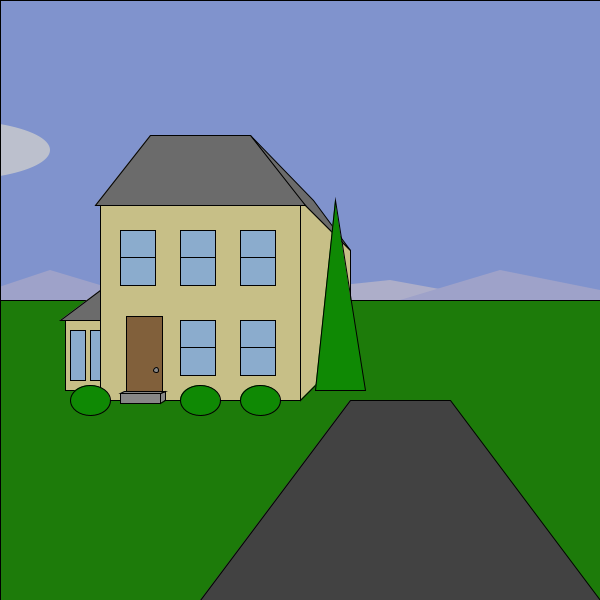
Frame 1 (no input)
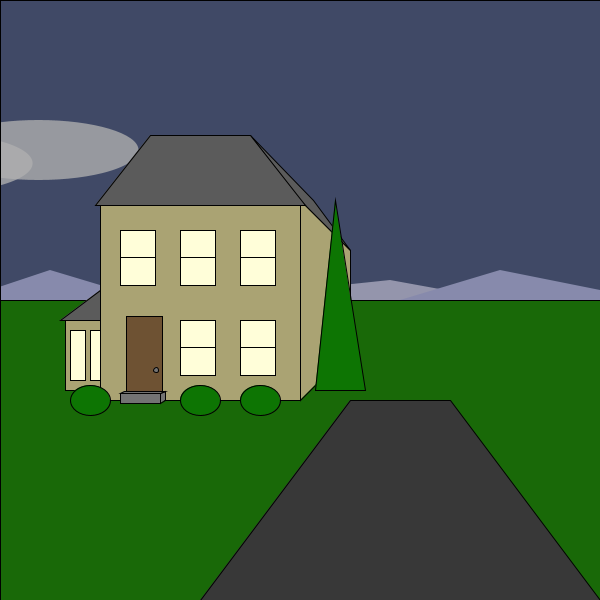
Frame 60 (the mouse pressed at the canvas centre just before this capture)
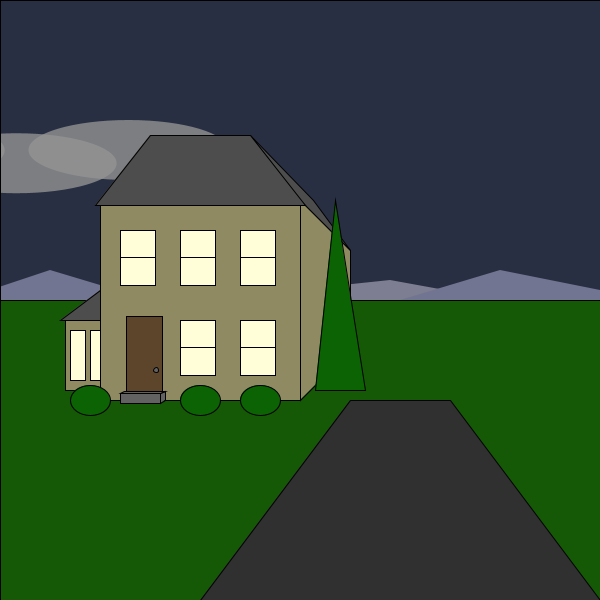
Frame 120 (the mouse held since frame 60 and released just before this capture)

The Processing sketch that drew these frames (run headless with seeded random() and noise(); from frame 60 on, the mouse is pressed at the canvas centre):

// Processing sketch: processing_131708
// ── processing_131708.pde

//created by Eric Morrison

Cloud cloud1, cloud2, cloud3, cloud4, cloud5, cloud6;

int ref;


void setup() {
  size(600, 600);
  frameRate(30);
  cloud1=new Cloud(-50, 1.5);
  cloud2=new Cloud(-150, 1.4);
  cloud3=new Cloud(-250, 1.3);
  cloud4=new Cloud(-350, 1.2);
  cloud5=new Cloud(-450, 1.1);
  cloud6=new Cloud(-550, 1);
}

void draw() {

  printMouse();
  //sky
  background(159, 183, 255);
  fill(0, 0, 0, transparency);
  rect(0, 0, width, 300);

  sun();

  //mountains
  noStroke();
  fill(#D7D9FA);
  triangle(200, 300, 390, 280, 500, 300);
  fill(#C5C9FA);
  triangle(400, 300, 500, 270, 650, 300);
  triangle(-40, 300, 50, 270, 150, 300);



  //clouds
  cloud1.display();
  cloud1.move();
  cloud2.display();
  cloud2.move();
  cloud3.display();
  cloud3.move();
  cloud4.display();
  cloud4.move();
  cloud5.display();
  cloud5.move();
  cloud6.display();
  cloud6.move();


  //ground
  stroke(1);
  fill(#24990C);
  rect(0, 300, width, height);

  //frame of house
  fill(#F7EDA8);

  //front face
  rect(100, 200, 200, 200);

  //right side face
  quad(300, 200, 300, 400, 350, 350, 350, 250);

  //left add on
  rect(65, 320, 35, 70);

  //roof side
  fill(#858585);
  quad(250, 135, 300, 200, 350, 250, 313, 200);

  //roof front
  quad(95, 205, 305, 205, 250, 135, 150, 135);

  //side roof left
  triangle(100, 290, 100, 320, 60, 320);

  //front step
  fill(#A8A8A8);
  rect(120, 393, 40, 10);

  //side of front step
  quad(160, 403, 165, 400, 165, 391, 160, 393);

  //top of front step
  quad(120, 393, 160, 393, 165, 391, 124, 391);

  //door
  fill(#A1774A);
  rect(124+2, 391-75, 40-4, 75);

  //door knob
  fill(#A8A8A8);
  ellipse(156, 370, 5, 5);

  //driveway
  fill(#525252);
  quad(200, height, 600, height, 450, 400, 350, 400);

  //windowLeftFirstFloor- fill will change with time
  fill(#ADD6FF);
  rect(180, 320, 35, 55);
  line(180, 320+(55/2), 180+35, 320+(55/2));

  //windowRightFirstFloor
  rect(240, 320, 35, 55);
  line(240, 320+(55/2), 240+35, 320+(55/2));

  //windowRightSecondFloor
  rect(240, 230, 35, 55);
  line(240, 230+(55/2), 240+35, 230+(55/2));

  //windowMiddleSecondFloor
  rect(180, 230, 35, 55);
  line(180, 230+(55/2), 180+35, 230+(55/2));

  //windowLeftSecondFloor
  rect(120, 230, 35, 55);
  line(120, 230+(55/2), 120+35, 230+(55/2));

  //windowAddOn
  rect(70, 330, 15, 50);
  rect(90, 330, 10, 50);

  //shrubbery
  stroke(0);
  fill(#13AB05);
  ellipse(200, 400, 40, 30);
  ellipse(260, 400, 40, 30);
  ellipse(90, 400, 40, 30);
  triangle(315, 390, 335, 200, 365, 390);

  //night time darkness
  fill(0, 0, 0, transparency*.75);
  rect(0, 0, width, height);

  if (transparency>100) {

    //windowLeftFirstFloor- fill will change with time
    fill(#FFFED9);
    rect(180, 320, 35, 55);
    line(180, 320+(55/2), 180+35, 320+(55/2));
    //windowRightFirstFloor
    rect(240, 320, 35, 55);
    line(240, 320+(55/2), 240+35, 320+(55/2));
    //windowRightSecondFloor
    rect(240, 230, 35, 55);
    line(240, 230+(55/2), 240+35, 230+(55/2));
    //windowMiddleSecondFloor
    rect(180, 230, 35, 55);
    line(180, 230+(55/2), 180+35, 230+(55/2));
    //windowLeftSecondFloor
    rect(120, 230, 35, 55);
    line(120, 230+(55/2), 120+35, 230+(55/2));
    //windowAddOn
    rect(70, 330, 15, 50);
    rect(90, 330, 10, 50);
    
    if (transparency>150) {

      //windowLeftFirstFloor- fill will change with time
      fill(#0A243D);
      rect(180, 320, 35, 55);
      line(180, 320+(55/2), 180+35, 320+(55/2));
      //windowRightFirstFloor
      rect(240, 320, 35, 55);
      line(240, 320+(55/2), 240+35, 320+(55/2));
      //windowRightSecondFloor
      rect(240, 230, 35, 55);
      line(240, 230+(55/2), 240+35, 230+(55/2));
      //windowMiddleSecondFloor
      rect(180, 230, 35, 55);
      line(180, 230+(55/2), 180+35, 230+(55/2));
      //windowLeftSecondFloor
      rect(120, 230, 35, 55);
      line(120, 230+(55/2), 120+35, 230+(55/2));
      //windowAddOn
      rect(70, 330, 15, 50);
      rect(90, 330, 10, 50);
    }
  }
}






class Cloud {

  float cloudX, cloudY, r;

  Cloud(float moveCloud, float rate) {
    println(r);
    cloudY=150;
    r=rate;
    cloudX=moveCloud;
  }

  void display() {
    noStroke();
    fill(255, 255, 255, 200);
    ellipse(cloudX, cloudY, 200, 60);
  }

  void move() {
    cloudX+=r;
    if (cloudX>width+100) {
      cloudX=-100;
      cloudY=random(20, 200);
    }
    if (cloudX<0-100)
      cloudY=random(20, 200);
  }
}





void printMouse() {
  //just to help me draw

  println (mouseX +"," + mouseY +","+ ySun);
}

// Sun Variables
int sunRadius = 40;      // size of the sun
int xStart = -sunRadius; // The initial x position
int yStart = 20;         // The initial y position
float xSun = xStart;     // the x position of the sun
float ySun = yStart;     // the y position of the sun

// Arc variables
float t = 0;   // Start time
float duration = 60 * 1000; // Complete a full circle every 60 seconds
float conversionFactor = 2 * 3.14 / duration; // A full circle (2*pi) occurs every duration milliseconds
float transparency;

void sun()
{

  // Draw the sun
  noStroke();
  fill( 247+50, 199+50, 114+50);
  ellipse(xSun, ySun, sunRadius, sunRadius);

  // Update position
  // this method traces a curve using a parametric equation. See http://en.wikipedia.org/wiki/Parametric_equation and Khan Academy
  // To change the speed, adjust the value added to t
  t += 0.01;

  // Convert t to radians
  t = millis() * conversionFactor;

  // Use the parametric form for an ellipse. This method uses constant angular velocity
  float Rx = width/2 + sunRadius/2;
  float Ry = height/2 - sunRadius/2;
  float centerX = width/2;
  float centerY = height/2;
  xSun = cos(t) * Rx + centerX;
  ySun = sin(t) * Ry + centerY;



  transparency=map(ySun, 200, height, 0, 255);

  for (int starX=0; starX > width; starX += random(10)) {
    for (int starY=0; starY > height; starY += random(10)) {
      stroke(255, 255, 255, -1*transparency);
      fill(255, 255, 255, -1*transparency);
      noSmooth();
      point(starX, starY);
    }
  }
}
